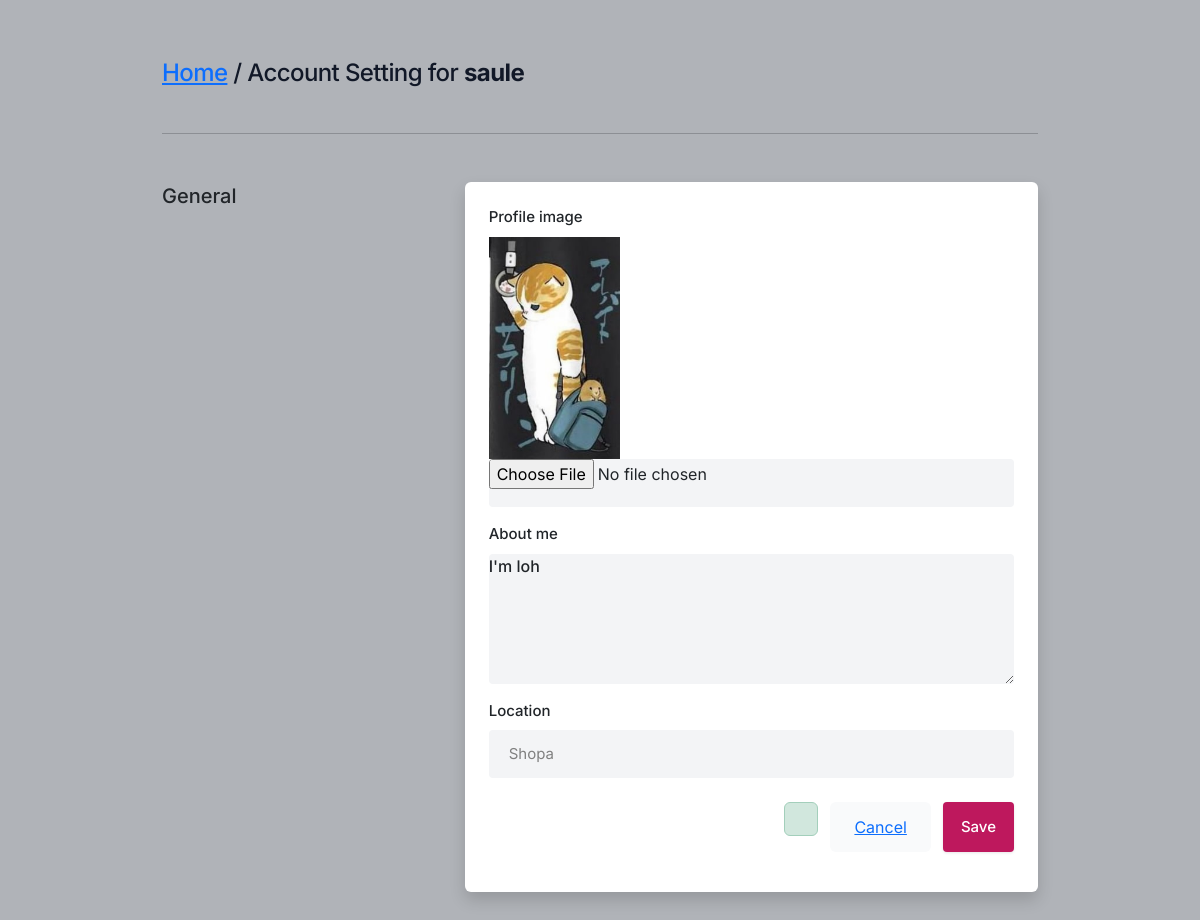
/settings (signed in), run on an earlier commit of the app's database.
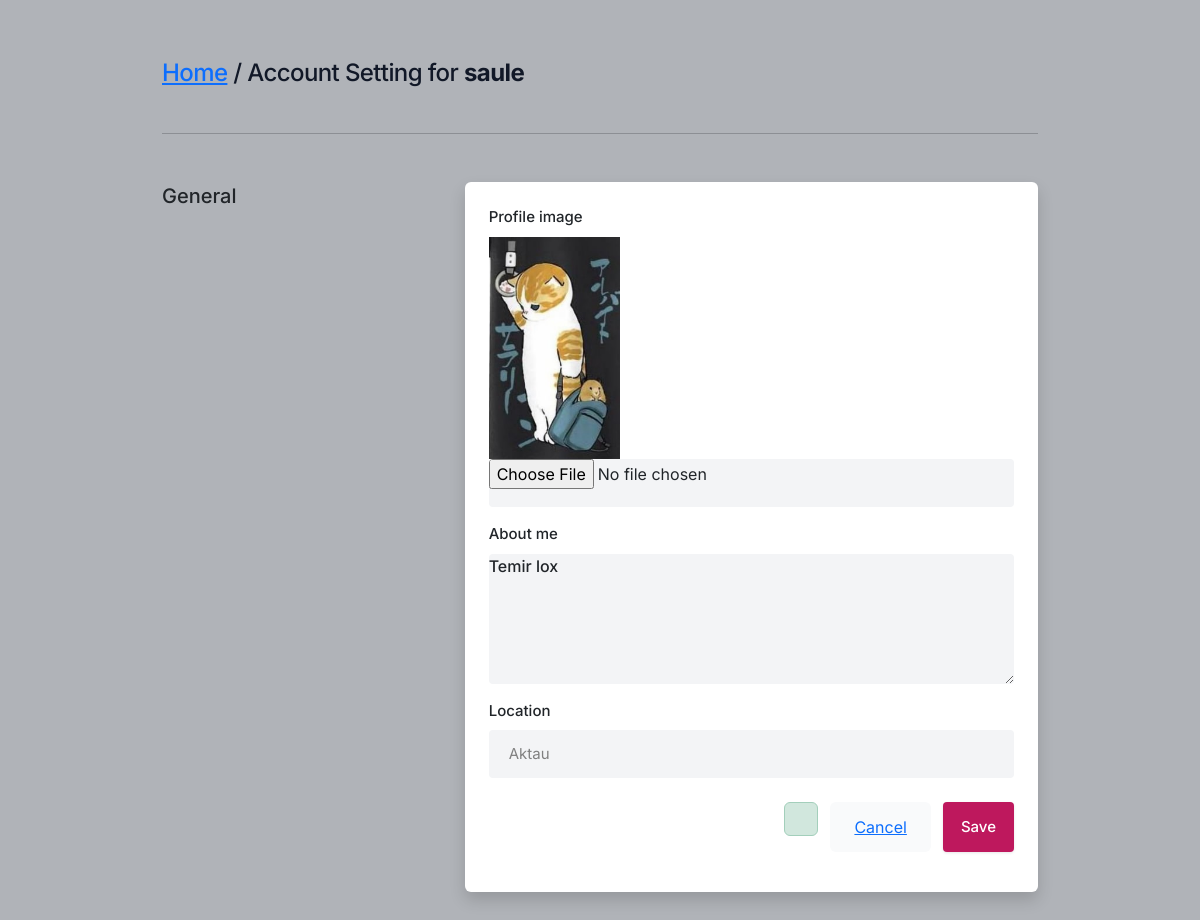
And on a later commit of the database.
### core/models.py (models this page shows, shortened)
class Profile(models.Model):
    user = models.ForeignKey(User, on_delete=models.CASCADE)
    id_user = models.IntegerField()
    bio = models.TextField(blank=True)
    profileImg = models.ImageField(upload_to='profile_images', default='blank-profile-picture.png')
    location = models.CharField(max_length=100, blank=True)

### core/views.py (the view, shortened to what this page needs)
# urls.py: path('settings', views.settings, name='settings'),
@login_required(login_url='signin')
def settings(request):
    user_profile = Profile.objects.get(user=request.user)
    return render(request, 'setting.html', {'user_profile': user_profile})

### templates/setting.html (shortened to what this page needs)
{% load static %}
<html lang="en">
<head>
    <link rel="stylesheet" href="{% static 'assets/css/icons.css' %}">
    <link rel="stylesheet" href="{% static 'assets/css/uikit.css' %}">
    <link rel="stylesheet" href="{% static 'assets/css/style.css' %}">
    <link rel="stylesheet" href="{% static 'assets/css/tailwind.css' %}">
<link href="https://cdn.jsdelivr.net/npm/bootstrap@5.3.0-alpha3/dist/css/bootstrap.min.css" rel="stylesheet">
</head>
<body>
            <div class="container m-auto">
                <h1 class="text-2xl leading-none text-gray-900 tracking-tight mt-3"> <a href="/">Home</a> / Account Setting for <b>{{ user.username }} </b></h1>
                <br>
                <hr>
                <div class="grid lg:grid-cols-3 mt-12 gap-8">
                    <div>
                        <h3 class="text-xl mb-2"> General</h3>
                    </div>
                    <div class="bg-white rounded-md lg:shadow-lg shadow col-span-2">
                           <form action="" method="POST" enctype="multipart/form-data">
                       <div class="grid grid-cols-2 gap-3 lg:p-6 p-4">
                           <div class="col-span-2">
                                <label for=""> Profile image</label>
                               <img width="25%" height="25%" src="{{user_profile.profileImg.url}}" alt="">
                                <input type="file" name="img" placeholder="Put your image here" class="shadow-none bg-gray-100">
                            </div>
                            <div class="col-span-2">
                                <label for="about">About me</label>
                                <textarea type="text" name="about" rows="3"  class="shadow-none bg-gray-100">{{user_profile.bio}}</textarea>
                            </div>
                            <div class="col-span-2">
                                <label for=""> Location</label>
                                <input type="text" value="{{user_profile.location}}" name="location" placeholder="" class="shadow-none bg-gray-100">
                            </div>
                       </div>
                       <div class="bg-gray-10 p-6 pt-0 flex justify-end space-x-3">
                           <div class="alert alert-success" role="alert">
                           </div>
                           <button class="p-2 px-4 rounded bg-gray-50 text-red-500"> <a href="/">Cancel</a> </button>
                           <button type="submit" class="button bg-blue-700"> Save  </button>
                       </div>
                               </form>
                    </div>
                    <br>
                </div>
            </div>
</body>
</html>

### static/assets/css/style.css (style rules this page uses)
body { background-color: #B0B3B8!important; }
button { vertical-align: middle; }
span.button, button.button { background-color: #be185d; top: 0; color: #fff; position: relative; padding: 8px 18px; line-height: 22px; position: relative; font-weight: 500; font-size: 15px; display: inline-block; -webkit-transition: all 0.2s ease-in-out; transition: all 0.2s ease-in-out; cursor: pointer; overflow: hidden; border: none; border-radius: 4px; -webkit-box-shadow: 0 1px 3px rgba(0, 0, 0, 0.1); box-shadow: 0 1px 3px rgba(0, 0, 0, 0.1); }
input { height: 48px; line-height: 48px; padding: 0 20px; outline: none; font-size: 15px; color: #808080; max-width: 100%; width: 100%; -webkit-box-sizing: border-box; box-sizing: border-box; display: block; font-weight: 400; opacity: 1; border-radius: 4px; border: none; -webkit-box-shadow: 0 1px 4px 0px rgba(0, 0, 0, 0.12); box-shadow: 0 1px 4px 0px rgba(0, 0, 0, 0.12); }
input[type="text"], input[type="password"], input[type="email"], input[type="number"] { height: 48px; line-height: 48px; padding: 0 20px; outline: none; font-size: 15px; color: #808080; max-width: 100%; width: 100%; -webkit-box-sizing: border-box; box-sizing: border-box; display: block; font-weight: 400; opacity: 1; border-radius: 4px; border: none; -webkit-box-shadow: 0 1px 4px 0px rgba(0, 0, 0, 0.12); box-shadow: 0 1px 4px 0px rgba(0, 0, 0, 0.12); }
textarea { height: 48px; line-height: 48px; padding: 0 20px; outline: none; font-size: 15px; color: #808080; margin: 0 0 16px 0; max-width: 100%; width: 100%; -webkit-box-sizing: border-box; box-sizing: border-box; display: block; background-color: #fff; font-weight: 500; opacity: 1; border-radius: 4px; border: none; -webkit-box-shadow: 0 1px 4px 0px rgba(0, 0, 0, 0.12); box-shadow: 0 1px 4px 0px rgba(0, 0, 0, 0.12); }
input { -webkit-transition: all 0.1s ease-in-out; transition: all 0.1s ease-in-out; }
::placeholder { color: #808080; opacity: 1; }
textarea { height: auto; line-height: 27px; padding: 20px; min-height: 130px; -webkit-transition: none !important; transition: none !important; min-width: 100%; }
label, legend { display: block; font-weight: bold; font-size: 15px; font-weight: 500; margin-bottom: 8px; }
button { border: none; margin: 0; padding: 0; width: auto; overflow: visible; background: transparent; color: inherit; font: inherit; line-height: normal; cursor: pointer; }
a { color: #be185d; -webkit-transition: 0.3s; transition: 0.3s; outline: none !important; }
button { outline: none !important; }
img { max-width: 100%; }
body { color: #666; font-size: 15px; line-height: 27px; background-color: #f0f2f5; font-family: "Inter", sans-serif; text-transform: none; }
h1, h2, h3, h4, h5, h6 { font-family: "Inter", sans-serif; text-transform: none; }
input[type="text"], input[type="password"], input[type="email"] { font-family: "Inter", sans-serif; text-transform: none; }
textarea, select { font-family: "Inter", sans-serif; text-transform: none; }
button, body .pac-container { font-family: "Inter", sans-serif; text-transform: none; }
h1, h2, h3, h4, h5, h6 { color: #333; font-weight: 500; margin: 0; padding: 0; }
h1 { font-size: 32px; }
h3 { font-size: 22px; }
b, strong { font-weight: 700 !important; }
@media (min-width: 1024px) { .container { max-width: 900px !important; padding-top: 45px; } }
.shadow-none { -webkit-box-shadow: none !important; box-shadow: none !important; }

What changed in the data, as far as the page shows it:
changed Profile: about "I'm loh" → "Temir lox"; location "Shopa" → "Aktau"
